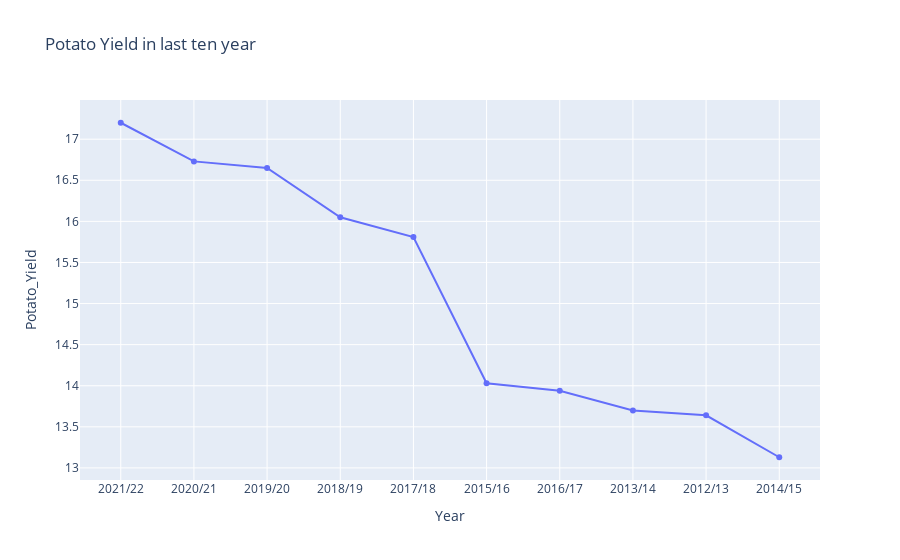

Write notebook code for a chart like this one.
### Code cell
# Create a line chart with smoothed lines
fig = px.line(potato_yield, x='Year', y='Potato_Yield', title='Potato Yield in last ten year', markers=True)

# Show the plot
fig.show()

### Figure 1 — Plotly figure (JSON) as saved in the notebook; plotly's stock layout.template omitted (floating-point values rounded to 4 significant figures)
{"data": [{"hovertemplate": "Year=%{x}<br>Potato_Yield=%{y}<extra></extra>", "legendgroup": "", "line": {"color": "#636efa", "dash": "solid"}, "marker": {"symbol": "circle"}, "mode": "lines+markers", "name": "", "orientation": "v", "showlegend": false, "type": "scatter", "x": ["2021/22", "2020/21", "2019/20", "2018/19", "2017/18", "2015/16", "2016/17", "2013/14", "2012/13", "2014/15"], "xaxis": "x", "y": [17.2, 16.73, 16.65, 16.05, 15.81, 14.03, 13.94, 13.7, 13.64, 13.13], "yaxis": "y"}], "layout": {"legend": {"tracegroupgap": 0}, "title": {"text": "Potato Yield in last ten year"}, "xaxis": {"anchor": "y", "domain": [0, 1], "title": {"text": "Year"}}, "yaxis": {"anchor": "x", "domain": [0, 1], "title": {"text": "Potato_Yield"}}}}
